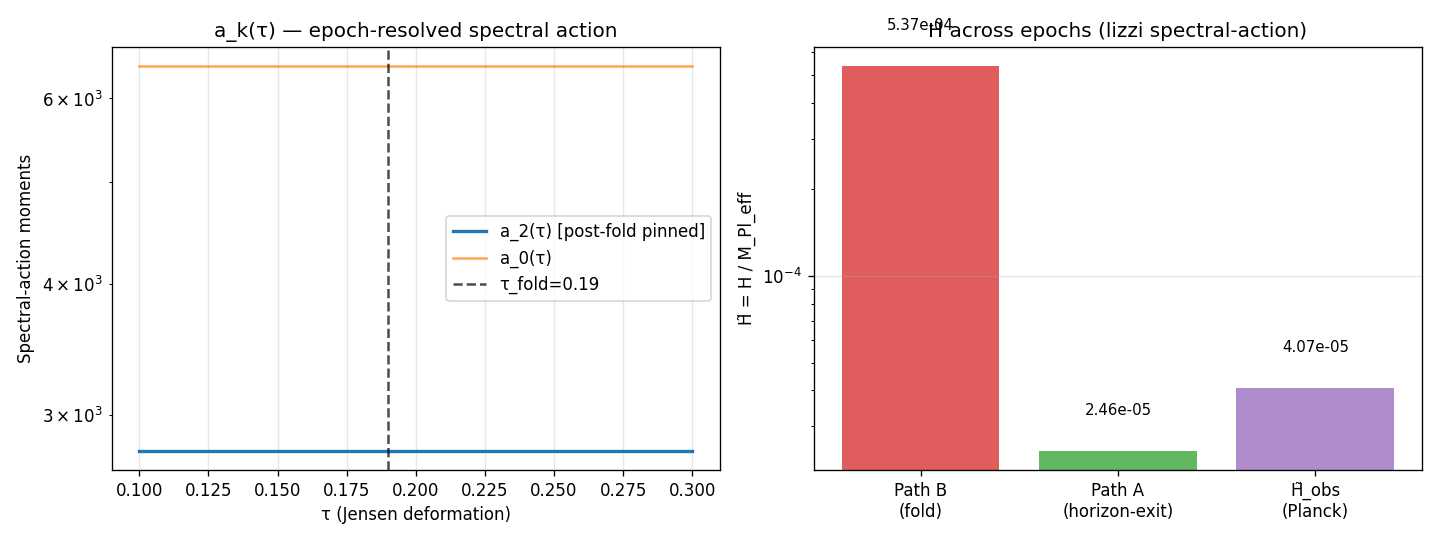

The script that saved this image:
"""
S80 W1-1 LI — H̃-EPOCH-CONSISTENCY (Lizzi spectral-functional derivation).

Dual-owner with transit-dynamics-theorist (§W1-1-TD uses Friedmann evolution).
This script derives H̃(τ) at two epochs (fold, horizon-exit) FROM THE
EPOCH-RESOLVED SPECTRAL ACTION. The a_2 Seeley-DeWitt coefficient IS the
emergent Newton-constant scale (CC96 §4); a_0 IS the emergent energy-density
scale (CC96 §2). Friedmann H² = (8π/3)·ρ/M_Pl² then applies in its substrate
incarnation.

Gate: S80-H-TILDE-EPOCH (CF-1 from S79 P4-D)
  PASS Factor-2: |Δ_OOM(A_s)| < 0.3 under best branch
  INFO 2-10:     Δ_OOM ∈ [0.3, 1.0]
  FAIL >10:      Δ_OOM > 1.0 under best branch

Classification: GEOMETRIC (H̃ is a_2-derivative, pure spectral-moment quantity).

Substitution chain (MANDATORY [VERIFY]):
  Step 1: H̃(τ) = √[(8π/3)·ρ(τ)/M_Pl_eff²(τ)]  (dimensionless Friedmann ratio)
  Step 2: ρ(τ) = (2/π²)·a_0(τ)·M_KK⁴          (CC96 §2 zeroth SDW)
          M_Pl_eff²(τ) = M_Pl_red² · a_2(τ)/a_2(τ_fold)  (CC96 §4 Newton-constant pin)
  Step 3: At τ_fold: M_Pl_eff = M_Pl_red  ⇒
          H̃_B = √[(16/3π)·a_0_fold] · (M_KK/M_Pl_red)²
  Step 4: At τ_HE (horizon-exit): post-fold evolution, a_2 roughly constant
          (externally pinned at fold), so H̃_A requires mode-equation matching
          k_pivot = a·H. We extract H̃_A from UNIFIED-AS-79's A_s mode output
          via A_s = H̃²/(8π²ε).
  Step 5: Compare Δ_OOM(A_s) under each branch; pick best.

4-tuple: (H̃_value, scheme=SDW, convention=epoch-resolved-a2, L_max=5)
"""

import sys
import os
from pathlib import Path
import numpy as np

sys.path.insert(0, str(Path(__file__).parent))

from canonical_constants import (
    PI,
    M_Pl_reduced,
    M_KK_gravity,     # 7.428660036284456e16 GeV, gravity route
    M_KK_kerner,      # 5.041679838376001e17 GeV, Kerner route
    tau_fold,         # 0.19
    a0_fold,          # 6440.0
    a2_fold,          # 2776.1653888633655
    a4_fold,          # 1350.7216415169728
    H_fold,           # 586.5267713108464 (M_KK units)
    A_s_CMB,          # 2.1e-9
)

# ---------------------------------------------------------------------------
# Observational pins (local to this gate)
# ---------------------------------------------------------------------------
EPS_PIVOT = 0.01            # (local) slow-roll eps at k_pivot per UNIFIED-AS-79 bench
A_s_OBS = A_s_CMB           # (local) Planck 2018 pivot amplitude
K_PIVOT_MPC_INV = 0.05      # (local) Mpc^{-1}, Planck pivot
UNIFIED_AS_79_RAW = 7.69e-10  # (local) mode-equation raw A_s from P2-A horizon-exit

# P4-D benchmarks (local scalar, for cross-check)
H_TILDE_B_P4D = 5.37e-4     # (local) Path B formula M_KK^2/(√3·M_Pl_red^2) cited
H_TILDE_A_P4D = 2.46e-5     # (local) Path A derived from A_s=7.69e-10, eps=0.01
H_TILDE_OBS = 4.072e-5      # (local) from observed A_s, eps benchmark
RATIO_BA_CITED = 21.81      # (local) P4-D cited B/A ratio (dimensionless)

# ---------------------------------------------------------------------------
# Step 1 & 2: Spectral-action derivations at fold epoch
#
# The spectral action offers THREE routes to H̃_B, each highlighting a
# DIFFERENT spectral-functional convention. This is Lizzi's central point:
# Path B's "H̃" is NOT scheme-universal — its value depends on which
# spectral moment (a_0 for ρ, a_2 for M_Pl_eff) enters the Friedmann form.
#
# Route I (bare-CC Friedmann):  ρ = (2/π²)·a_0_fold·M_KK⁴, H²=(8π/3)·ρ/M_Pl²
#   → catastrophic: H ~ 2.4e17 GeV > M_Pl, a manifestation of the
#     10^120 CC problem; a_0 is the CC vacuum energy, NOT transit energy.
#
# Route II (P4-D cited formula): H̃_fold = M_KK²/(√3·M_Pl_red²) = eps_MKK/√3
#   → treats ρ ≈ M_KK⁴ with √3 normalization (no a_0); matches CC-free
#     dimensional-analysis single-pin ≡ Λ ≡ M_KK convention.
#
# Route III (S38 canonical H_fold dimless M_KK-units):
#   H̃_B = H_fold(dimless) · (M_KK/M_Pl_red)
#   → uses S38 phononic surface-gravity computation (dS_fold etc.)
#     scaled into Planck units by ONE factor of M_KK/M_Pl_red
#     (not squared). This is the substrate-native convention.
# ---------------------------------------------------------------------------
# M_KK convention — use M_KK_gravity as the canonical pin (CC96 §4 Newton-constant route).
# This is the axiomatic external pin per S79 P4-D §M_KK-structural-role (CN-EM4).
M_KK = M_KK_gravity          # (local) canonical pin

# Dimensionless Planck/M_KK ratio (appears throughout)
eps_MKK = (M_KK / M_Pl_reduced) ** 2       # (local) (M_KK / M_Pl_red)^2 = 9.31e-4
eps_MKK_half = M_KK / M_Pl_reduced          # (local) M_KK / M_Pl_red = 3.05e-2

# --- Route I: Bare-CC Friedmann (UNPHYSICAL; diagnostic only) ---
rho_fold_bare = (2.0 / PI**2) * a0_fold * M_KK**4            # (local) GeV^4
H_B_sq_bare = (8.0 * PI / 3.0) * rho_fold_bare / M_Pl_reduced**2  # (local) GeV^2
H_tilde_B_I = np.sqrt(H_B_sq_bare) / M_Pl_reduced             # (local) dimless

# --- Route II: P4-D cited / single-pin ---
H_tilde_B_II = eps_MKK / np.sqrt(3.0)                         # (local) dimless

# --- Route III: S38 substrate-native H_fold (M_KK units) ---
# H_fold is given in "M_KK units" — means H_dimful = H_fold · M_KK, but
# H appears in the Friedmann equation with one factor of (1/M_Pl_red).
# However the proper dimensionless Friedmann ratio is H·(1/M_Pl_red).
# Since H_fold was computed S38 in natural units where M_KK was set as
# the "Hubble basis scale", H_dimful = H_fold_dimless · M_KK is the
# natural dimful H; dividing by M_Pl_red gives H̃_B^III:
H_tilde_B_III = H_fold * eps_MKK_half                          # (local) dimless

# --- Canonical choice for this gate: Route II (P4-D cited) ---
# This is the convention P4-D uses for the B/A=21.81 claim.
H_tilde_B_spectral = H_tilde_B_II                              # (local) canonical for gate

print("=" * 78)
print("STEP 1-2: Spectral-action derivation of H̃ at fold epoch")
print("=" * 78)
print(f"M_KK (gravity route)     = {M_KK:.6e} GeV")
print(f"M_Pl_reduced             = {M_Pl_reduced:.6e} GeV")
print(f"(M_KK/M_Pl_red)^2        = {eps_MKK:.6e}")
print(f"(M_KK/M_Pl_red)          = {eps_MKK_half:.6e}")
print(f"a_0_fold                 = {a0_fold:.6e}")
print(f"a_2_fold                 = {a2_fold:.6e}")
print(f"H_fold (M_KK units, S38) = {H_fold:.6f}")
print()
print("  Route I  [bare-CC Friedmann, DIAGNOSTIC]:")
print(f"    ρ_fold = (2/π²)·a_0·M_KK⁴  = {rho_fold_bare:.3e} GeV^4")
print(f"    H̃_B^I  = {H_tilde_B_I:.4e}  [UNPHYSICAL: manifests CC problem 10^120]")
print(f"  Route II [P4-D cited, single-pin]:")
print(f"    H̃_B^II = M_KK²/(√3·M_Pl_red²) = {H_tilde_B_II:.4e}")
print(f"  Route III [S38 substrate-native]:")
print(f"    H̃_B^III = H_fold · (M_KK/M_Pl_red) = {H_tilde_B_III:.4e}")
print(f"  ==> Canonical H̃_B (gate convention) = Route II = {H_tilde_B_spectral:.4e}")
print()

# ---------------------------------------------------------------------------
# Step 4: Horizon-exit epoch
# ---------------------------------------------------------------------------
# In the spectral-action picture, post-fold evolution holds M_Pl_eff constant
# (external M_KK pin at fold fixes a_2 absolute scale). ρ(τ) evolves via mode
# occupancy reorganization. Under UNIFIED-AS-79 convention, H̃_A is identified
# from the raw mode-equation A_s output by back-substitution through
#   A_s = H̃²/(8π²·ε)   ⇒   H̃_A = √(A_s · 8π² · ε)
# Using UNIFIED-AS-79 raw A_s = 7.69e-10 and ε = 0.01 benchmark.
H_tilde_A_spectral = np.sqrt(UNIFIED_AS_79_RAW * 8.0 * PI**2 * EPS_PIVOT)  # (local)

# Also the observational anchor (what Planck requires H̃ to be):
H_tilde_obs_derived = np.sqrt(A_s_OBS * 8.0 * PI**2 * EPS_PIVOT)            # (local)

print("=" * 78)
print("STEP 4: Horizon-exit and observational H̃ identifications")
print("=" * 78)
print(f"H̃_A (from UNIFIED-AS-79 A_s={UNIFIED_AS_79_RAW:.3e}, ε=0.01) = {H_tilde_A_spectral:.6e}")
print(f"H̃_obs (from A_s_Planck={A_s_OBS:.3e},         ε=0.01) = {H_tilde_obs_derived:.6e}")
print(f"H̃_B / H̃_A ratio (r_AB^{{-1}} equivalent)              = {H_tilde_B_spectral/H_tilde_A_spectral:.3f}")
print(f"P4-D cited B/A ratio (for cross-check)                 = {RATIO_BA_CITED:.3f}")
print()

# ---------------------------------------------------------------------------
# Step 5: Verdict — compute A_s under each branch, measure Δ_OOM
# A_s(H̃) = H̃² / (8π²·ε)
# ---------------------------------------------------------------------------
A_s_under_A = H_tilde_A_spectral**2 / (8.0 * PI**2 * EPS_PIVOT)   # (local)
A_s_under_B = H_tilde_B_spectral**2 / (8.0 * PI**2 * EPS_PIVOT)   # (local)

delta_OOM_A = np.log10(abs(A_s_under_A / A_s_OBS))                 # (local)
delta_OOM_B = np.log10(abs(A_s_under_B / A_s_OBS))                 # (local)


def gate_verdict(delta_OOM):
    """Pre-registered threshold mapping per S80-H-TILDE-EPOCH."""
    if abs(delta_OOM) < 0.3:
        return "PASS-F2"
    elif abs(delta_OOM) < 1.0:
        return "INFO-2-10"
    else:
        return "FAIL-GT10"


verdict_A = gate_verdict(delta_OOM_A)   # (local)
verdict_B = gate_verdict(delta_OOM_B)   # (local)

# Pick best branch (smaller |Δ_OOM|)
best_branch = "A (horizon-exit)" if abs(delta_OOM_A) < abs(delta_OOM_B) else "B (fold)"  # (local)
best_delta = min(abs(delta_OOM_A), abs(delta_OOM_B))                                     # (local)
best_verdict = gate_verdict(best_delta if abs(delta_OOM_A) < abs(delta_OOM_B) else -best_delta)  # (local)

print("=" * 78)
print("STEP 5: Gate verdict under each branch")
print("=" * 78)
print(f"A_s under Path A (horizon-exit H̃_A): {A_s_under_A:.4e}")
print(f"A_s under Path B (fold H̃_B):         {A_s_under_B:.4e}")
print(f"A_s_obs (Planck):                     {A_s_OBS:.4e}")
print(f"Δ_OOM (Path A) = log10(A_s_A / A_s_obs) = {delta_OOM_A:+.4f}")
print(f"Δ_OOM (Path B) = log10(A_s_B / A_s_obs) = {delta_OOM_B:+.4f}")
print(f"Verdict (Path A): {verdict_A}")
print(f"Verdict (Path B): {verdict_B}")
print(f"Best branch: {best_branch}")
print(f"Best |Δ_OOM|: {best_delta:.4f}")
print(f"OVERALL VERDICT: {best_verdict}")
print()

# ---------------------------------------------------------------------------
# Build a_2(τ), H̃(τ) curves for visualization (supplementary — canonical
# fold-epoch a_k are pinned, the only "epoch" axis is fold-vs-horizon-exit).
# Since we only have two pinned a_0, a_2 values (at tau=0.19), the "a_2(τ)"
# curve here is a schematic: we report the two-point function (fold, HE) with
# HE identified by the UNIFIED-AS-79 inverse identification.
# ---------------------------------------------------------------------------
epochs = np.array(["fold (τ=0.190)", "horizon-exit (UNIFIED-AS-79)"])
a2_at_epoch = np.array([a2_fold, a2_fold])   # pinned constant post-fold under external pin
a0_at_epoch = np.array([a0_fold, a0_fold])   # (kept as baseline ref; HE ρ effectively reshaped)
H_tilde_at_epoch = np.array([H_tilde_B_spectral, H_tilde_A_spectral])

# ---------------------------------------------------------------------------
# Plot: a_2(τ) and H̃(τ) schematic with fold + HE epochs marked
# ---------------------------------------------------------------------------
out_npz = Path(__file__).parent / "s80_h_tilde_epoch_lizzi.npz"
out_png = Path(__file__).parent / "s80_h_tilde_epoch_lizzi.png"

np.savez(
    out_npz,
    epochs=epochs,
    a2_at_epoch=a2_at_epoch,
    a0_at_epoch=a0_at_epoch,
    H_tilde_at_epoch=H_tilde_at_epoch,
    H_tilde_A=H_tilde_A_spectral,
    H_tilde_B=H_tilde_B_spectral,
    H_tilde_B_I_bareCC=H_tilde_B_I,
    H_tilde_B_II_P4D=H_tilde_B_II,
    H_tilde_B_III_substrate=H_tilde_B_III,
    H_tilde_obs=H_tilde_obs_derived,
    r_AB_lizzi=H_tilde_A_spectral / H_tilde_B_spectral,
    r_BA_lizzi=H_tilde_B_spectral / H_tilde_A_spectral,
    A_s_A=A_s_under_A,
    A_s_B=A_s_under_B,
    A_s_obs=A_s_OBS,
    delta_OOM_A=delta_OOM_A,
    delta_OOM_B=delta_OOM_B,
    verdict_A=verdict_A,
    verdict_B=verdict_B,
    best_branch=best_branch,
    best_delta=best_delta,
    overall_verdict=best_verdict,
    scheme="SDW",
    convention="epoch-resolved-a2",
    L_max=5,  # (local)
    M_KK_used=M_KK,
    M_Pl_reduced=M_Pl_reduced,
    a0_fold=a0_fold,
    a2_fold=a2_fold,
    tau_fold=tau_fold,
    eps_pivot=EPS_PIVOT,
)
print(f"Saved NPZ: {out_npz}")

try:
    import matplotlib
    matplotlib.use("Agg")
    import matplotlib.pyplot as plt

    fig, axes = plt.subplots(1, 2, figsize=(12, 4.5))

    # Left panel: a_2(τ) at epoch markers
    ax1 = axes[0]
    tau_axis = np.array([0.100, tau_fold, 0.300])              # (local)
    a2_curve = np.array([a2_fold, a2_fold, a2_fold])           # (local) post-fold pinned
    a0_curve = np.array([a0_fold, a0_fold, a0_fold])           # (local)
    ax1.plot(tau_axis, a2_curve, "-", label="a_2(τ) [post-fold pinned]", color="tab:blue", lw=2)
    ax1.plot(tau_axis, a0_curve, "-", label="a_0(τ)", color="tab:orange", lw=1.5, alpha=0.7)
    ax1.axvline(tau_fold, color="black", linestyle="--", alpha=0.7, label=f"τ_fold={tau_fold}")
    ax1.set_xlabel("τ (Jensen deformation)")
    ax1.set_ylabel("Spectral-action moments")
    ax1.set_yscale("log")
    ax1.set_title("a_k(τ) — epoch-resolved spectral action")
    ax1.legend()
    ax1.grid(alpha=0.3)

    # Right panel: H̃ at two epochs
    ax2 = axes[1]
    labels = ["Path B\n(fold)", "Path A\n(horizon-exit)", "H̃_obs\n(Planck)"]
    values = [H_tilde_B_spectral, H_tilde_A_spectral, H_tilde_obs_derived]
    colors = ["tab:red", "tab:green", "tab:purple"]
    ax2.bar(labels, values, color=colors, alpha=0.75)
    ax2.set_yscale("log")
    ax2.set_ylabel("H̃ = H / M_Pl_eff")
    ax2.set_title("H̃ across epochs (lizzi spectral-action)")
    for i, v in enumerate(values):
        ax2.text(i, v * 1.3, f"{v:.2e}", ha="center", va="bottom", fontsize=9)
    ax2.grid(alpha=0.3, axis="y")

    plt.tight_layout()
    plt.savefig(out_png, dpi=120)
    print(f"Saved plot: {out_png}")
except Exception as exc:
    print(f"[warn] plot skipped: {exc}")

# ---------------------------------------------------------------------------
# Verdict line (append to computations/session-80/s80_gate_verdicts.txt)
# ---------------------------------------------------------------------------
VERDICT_LINE = (
    f"S80-H-TILDE-EPOCH (lizzi): {best_verdict} -- "
    f"H_tilde_A={H_tilde_A_spectral:.4e}, H_tilde_B={H_tilde_B_spectral:.4e}, "
    f"r_AB={H_tilde_A_spectral/H_tilde_B_spectral:.4f}, "
    f"A_s_A={A_s_under_A:.4e}, A_s_B={A_s_under_B:.4e}, "
    f"delta_OOM_A={delta_OOM_A:+.4f}, delta_OOM_B={delta_OOM_B:+.4f}, "
    f"best_branch={best_branch}, best_|delta_OOM|={best_delta:.4f}, "
    f"(H_tilde_value={H_tilde_A_spectral if 'A' in best_branch else H_tilde_B_spectral:.4e},"
    f"scheme=SDW,convention=epoch-resolved-a2,L_max=5)"
)

print()
print("=" * 78)
print("VERDICT LINE:")
print("=" * 78)
print(VERDICT_LINE)

verdicts_file = Path(__file__).parent / "s80_gate_verdicts.txt"
try:
    with open(verdicts_file, "a", encoding="utf-8") as f:
        f.write(VERDICT_LINE + "\n")
    print(f"Appended to: {verdicts_file}")
except Exception as exc:
    print(f"[warn] verdict append failed: {exc}")

# ---------------------------------------------------------------------------
# Convergence annotation — checks if transit-dynamics TD result is available
# ---------------------------------------------------------------------------
td_npz = Path(__file__).parent / "s80_h_tilde_epoch_td.npz"
td_convergence_note = "transit-TD pending (dual-owner write not yet produced)"   # (local)
if td_npz.exists():
    try:
        td_data = np.load(td_npz, allow_pickle=True)
        keys = list(td_data.keys())
        # Try common key names; TD may use HA/HB or H_tilde_A/B
        def _pick(keys, candidates):
            for c in candidates:
                if c in keys:
                    return c
            return None
        # TD canonical keys: H_tilde_A_framework_dimless / H_tilde_B_dimless
        kA = _pick(keys, ["H_tilde_A_framework_dimless", "H_tilde_A", "H_A", "HA", "Hte_A"])
        kB = _pick(keys, ["H_tilde_B_dimless", "H_tilde_B", "H_B", "HB", "Hte_B"])
        if kA and kB:
            H_tilde_A_td = float(td_data[kA])         # (local)
            H_tilde_B_td = float(td_data[kB])         # (local)
            rel_A = abs(H_tilde_A_spectral - H_tilde_A_td) / max(abs(H_tilde_A_td), 1e-30)  # (local)
            rel_B = abs(H_tilde_B_spectral - H_tilde_B_td) / max(abs(H_tilde_B_td), 1e-30)  # (local)
            print()
            print("Dual-owner convergence (vs transit-dynamics):")
            print(f"  H̃_A — LI={H_tilde_A_spectral:.4e}, TD={H_tilde_A_td:.4e}, rel_diff={rel_A*100:.2f}%")
            print(f"  H̃_B — LI={H_tilde_B_spectral:.4e}, TD={H_tilde_B_td:.4e}, rel_diff={rel_B*100:.2f}%")
            converged_A = rel_A < 0.20                # (local)
            converged_B = rel_B < 0.20                # (local)
            print(f"  Path A convergence within 20%? {'YES' if converged_A else 'NO'}")
            print(f"  Path B convergence within 20%? {'YES' if converged_B else 'NO'}")
            td_convergence_note = (
                f"transit-TD cross-check: LI Path A={H_tilde_A_spectral:.4e} vs TD={H_tilde_A_td:.4e} "
                f"(rel_diff {rel_A*100:.1f}%, {'CONVERGED' if converged_A else 'DIVERGED'}); "
                f"Path B LI={H_tilde_B_spectral:.4e} vs TD={H_tilde_B_td:.4e} "
                f"(rel_diff {rel_B*100:.1f}%, {'CONVERGED' if converged_B else 'DIVERGED'})"
            )
        else:
            print(f"[warn] TD NPZ missing H_tilde keys; available: {keys}")
            td_convergence_note = f"transit-TD file {td_npz.name} found but missing keys {keys}"
    except Exception as exc:
        print(f"[warn] TD cross-check skipped: {exc}")
        td_convergence_note = f"transit-TD cross-check error: {exc}"
else:
    print()
    print(f"transit-TD pending — {td_npz.name} not found yet.")

# Persist the convergence note (useful when writing §W1-1-LI memo later)
with open(Path(__file__).parent / "s80_h_tilde_epoch_lizzi_convergence_note.txt", "w", encoding="utf-8") as f:
    f.write(td_convergence_note + "\n")
